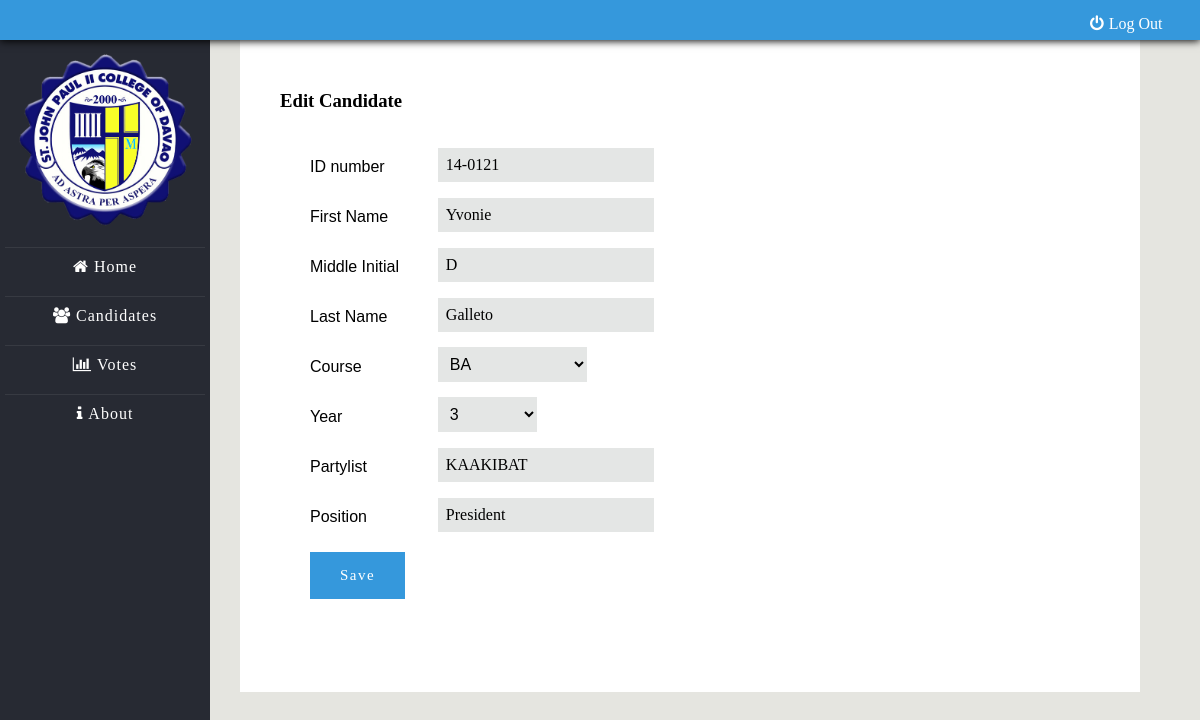
/JP2CDvotingsystem/editCandidates.php?id=14-0121 (signed in), run on the app's committed database.
### tables this page shows
CREATE TABLE IF NOT EXISTS `candidates` (
  `candidate_id` int(24) NOT NULL AUTO_INCREMENT,
  `id_number` varchar(56) NOT NULL,
  `firstname` varchar(255) NOT NULL,
  `lastname` varchar(255) NOT NULL,
  `mi` varchar(25) NOT NULL,
  `course` varchar(255) NOT NULL,
  `year` int(50) NOT NULL,
  `partylist` varchar(255) NOT NULL,
  `position` varchar(25) NOT NULL,
  PRIMARY KEY (`candidate_id`)
);

### JP2CDvotingsystem/editCandidates.php (the view, shortened to what this page needs)
<?php
require 'connect_database.php';
?>
<?php
	$editCandidate = "";
if(isset($_GET['id'])){
		$id = $_GET['id'];
		$sql = "SELECT * FROM candidates WHERE id_number = '$id'";
		$query = mysqli_query($con,$sql);
		$rowCount = mysqli_num_rows($query);
		if($rowCount > 0){
			while($row = mysqli_fetch_array($query)){
				$idnumber = $row["id_number"];
				$firstname = $row["firstname"];
				$mi = $row["mi"];
				$lastname = $row["lastname"];
				$course = $row["course"];
				$year = $row["year"];
				$partylist = $row["partylist"];
				$position = $row["position"];
				$editCandidate = '<tr>
									<td>ID number</td>
									<td>
										<input type="text" class="code" name="idnumber" value="'.$idnumber.'"" maxlength="7">
									</td>
								</tr>
								<tr>
									<td>First Name</td>
									<td><input type="text" name="firstname" value="'.$firstname.'"></td>
								</tr>
								<tr>
								 <td>Middle Initial &nbsp</td>
								 <td><input type="text" name="mi" value="'.$mi.'"></td>
								 </tr>
								 <tr>
								  <td>Last Name &nbsp</td>
								  <td><input type="text" name="lastname" value="'.$lastname.'"></td>
								  </tr>
								  <tr>
								  <td>Course</td>
								  <td><select name="course">
								  	<option value="'.$course.'" selected>'.$course.'</option>
								  	<option value="BA">BA</option>
									<option value="CRIM">CRIM</option>
									<option value="CHM">CHM</option>
									<option value="EDUC">EDUC</option>
									<option value="ENGINEERING">ENGINEERING</option>
									<option value="ICT">ICT</option>
									<option value="NURSING">NURSING</option>
								  </select >
								  <td>
								  </tr>
								  <tr>
								  <td>Year</td>
								  <td>
								  	<select name="year">
								  	<option value="'.$year.'" selected>'.$year.'</option>
								  	<option value="1">1st year</option>
									<option value="2">2nd year</option>
									<option value="3">3rd year</option>
									<option value="4">4th year</option>
								  </select></td>
								  </tr>
								  <tr>
								  <td>Partylist</td>
								  <td>
								  <input type="text" name="partylist" value="'.$partylist.'">
								  </td>
								  </tr>
								  <tr>
								  <td>Position</td>
								  <td><input type="text" name="position" value="'.$position.'"></td>
								  </tr>
								  ';
			}
		}
	}
?>
<!DOCTYPE html>
<html>
<head>
<link rel="stylesheet" href="style.css" media="screen" />
<link rel="stylesheet" href="normalize.css" />
</head>
<body>
<div class="nav">
	<ul>
		<li><a href="logout.php"><i class="fa fa-power-off"></i>Log Out</a></li>
		<li><a href="" id="para1" ></a></li>
	</ul>
</div>
<div class="left-bar">
<img src="images/	222.png" width="190" height="190" style="margin: 15px 0 0 10px;">
	<ul>
		<li><a href="admin.php"><i class="fa fa-home fa-1g"></i>Home</a></li>
		<li><a href="candidates.php"><i class="fa fa-users fa-1g"></i>Candidates</a></li>
		<li><a href="results.php"><i class="fa fa-bar-chart fa-1g"></i>Votes</a></li>
		<li><a href="about.php"><i class="fa fa-info fa-1g"></i>About</a></li>
	</ul>
</div>
<div class="main-content">
	<h3>Edit Candidate</h3>
	<form method="POST" class="editCandidates" name="editCandidates" action="editCandidates.php" style="width: 90%;height: 500px">
	<table>
	<?php echo $editCandidate; ?>
	</table>
	<input type="submit" name="submit" value="Save" style="margin-bottom:10px;">
	</form>
</div>
</body>
</html>

### JP2CDvotingsystem/style.css (style rules this page uses)
body { padding: 0; margin: 0; background:#e5e5e0; }
* { margin:0; }
a { text-decoration:none; }
.nav { position:fixed; width: 100%; height: 2.5em; background:#3598dc; box-shadow :0px 0.6px 8px #000; z-index:999; }
.nav ul { list-style: none; margin: 0 ; padding: 0; overflow:hidden; }
.nav li { float:right; }
.nav ul li a { color: #fff; font-family:'Lato-Black'; text-decoration: none; margin-top: 15px; margin-right: 10px; display:block; width: 100px; transition: all ease .2s; }
.fa { margin-right:5px; }
.left-bar { position:fixed; top:30px; width: 210px; height: 750px; background:#272a33; }
.left-bar ul { position:relative; left:-35px; list-style:none; float:left; width: 200px; margin-left:0; display:block; }
.left-bar li { display:block; padding-top: 10px ; height: 30px; margin-top: 8px; border-top: 1px solid #373a42; text-align:center; transition:.2s all ease; }
.left-bar li a { margin-top: 5px; padding: 10px 35px 10px 35px; letter-spacing: 1px; font-family:'Lato-Black'; color:#fff; }
.main-content { margin-top: 40px; margin-left: 15em; min-width:840px; float:left; padding-left: 40px; padding-right: 20px; padding-top: 50px; background:#fff; min-height: 100%; }
.main-content input[type="text"],.main-content select { margin-bottom: 5px; padding: 8px; border:none; background:#f2f2ed; }
.main-content input[type="submit"] { margin-top: 10px; margin-bottom: 20px; padding: 15px 30px 15px 30px; border:none; font-family:'Lato-Black'; font-size: 15px; letter-spacing: .1em; color:#fff; background:#3598dc; }
.main-content h3,h2 { font-family:'Lato-Black'; }
.main-content input[type="text"] { font-family:'Lato-Semibold'; }
.cc input, select { margin-left: 5px; }
.editCandidates { width: 90%; height: 120px; padding: 30px; margin-bottom: 20px; }
.editCandidates input[type="text"],.editCandidates select { background:#e4e6e5; }

### JP2CDvotingsystem/editCandidates.php (style rules this page uses)
td { height: 50px; padding-right: 30px; }

### data on the page
candidates: idnumber "14-0121", firstname "Yvonie", mi "D", lastname "Galleto", course "BA", year "3", partylist "KAAKIBAT", position "President"
